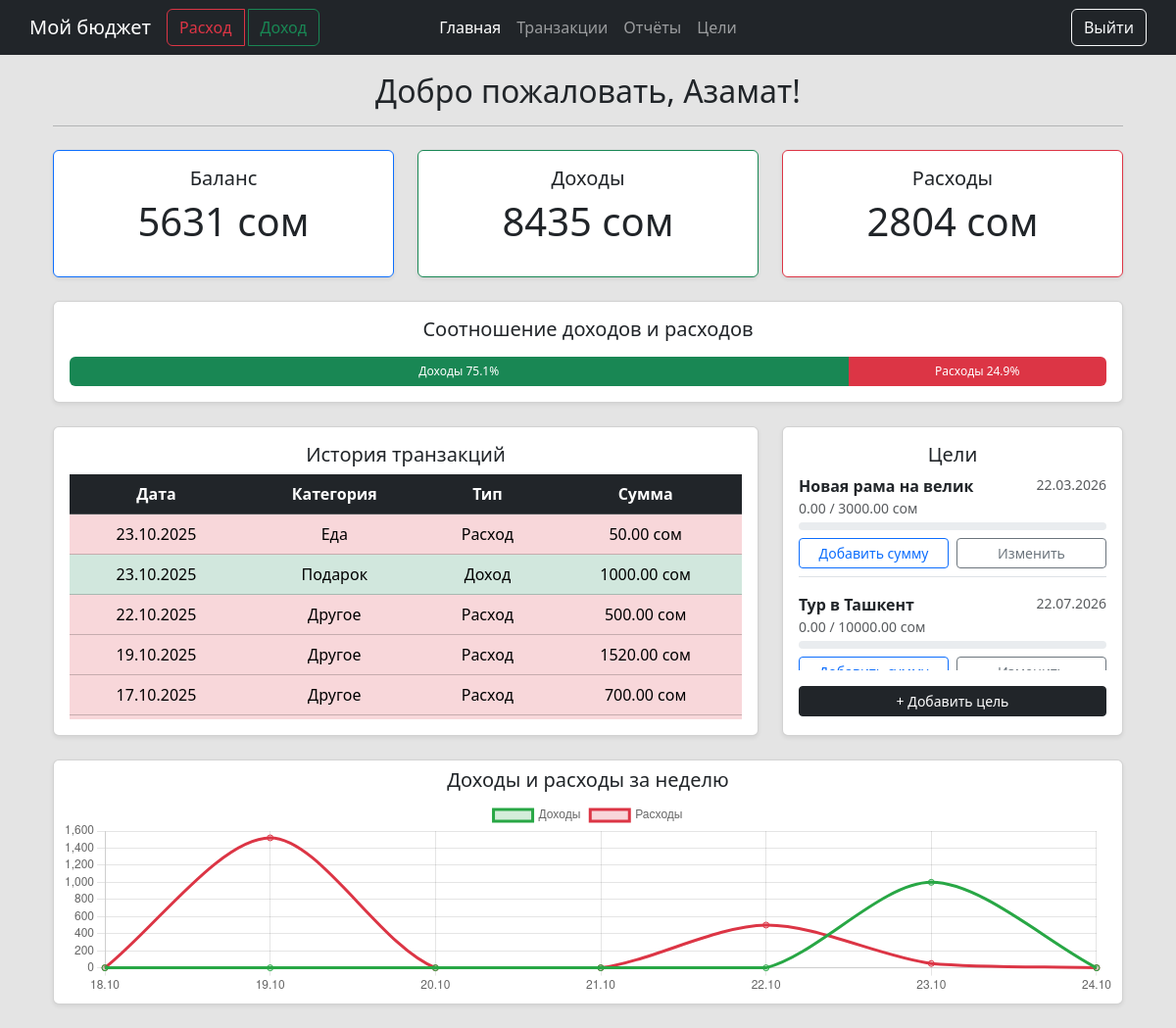
The app's page / (signed in) with its own data.
### main/models.py (models this page shows, shortened)
class Transaction(models.Model):
    user = models.ForeignKey(User, on_delete=models.CASCADE, related_name='transactions')
    category = models.ForeignKey(Category, on_delete=models.SET_NULL, null=True, blank=True)
    amount = models.DecimalField(max_digits=10, decimal_places=2)
    description = models.TextField(blank=True)
    date = models.DateTimeField(default=timezone.now)
    type = models.CharField(max_length=18, choices=TYPE_CHOICES, verbose_name='Тип операции')

class Category(models.Model):
    user = models.ForeignKey(User, on_delete=models.CASCADE, related_name='categories')  # ← добавлено
    TYPE_CHOICES = [
        ('income', 'Доход'),
        ('expense', 'Расход'),
    ]
    name = models.CharField(max_length=50, verbose_name='Название категории')
    type = models.CharField(max_length=10, choices=TYPE_CHOICES, verbose_name='Тип')

class Goal(models.Model):
    user = models.ForeignKey(User, on_delete=models.CASCADE)
    name = models.CharField(max_length=255)
    target_amount = models.DecimalField(max_digits=12, decimal_places=2)
    current_amount = models.DecimalField(max_digits=12, decimal_places=2, default=0)
    deadline = models.DateField()
    created_at = models.DateField(auto_now_add=True)
    @property
    def progress_percent(self):
        if self.target_amount == 0:
            return 0
        return round((self.current_amount / self.target_amount) * 100, 1)

### main/views.py (the view)
# urls.py: path('', views.index, name='index'),
@login_required
def index(request):
    user = request.user
    income = Transaction.objects.filter(user=user, type='income').aggregate(Sum('amount'))['amount__sum'] or 0
    expenses = Transaction.objects.filter(user=user, type='expense').aggregate(Sum('amount'))['amount__sum'] or 0
    balance = income - expenses
    total = income + expenses
    income_percent = round(income / total * 100, 1) if total else 0
    expense_percent = round(expenses / total * 100, 1) if total else 0
    transactions = Transaction.objects.filter(user=user).order_by('-date')[:10]
    goals = Goal.objects.filter(user=user).order_by('deadline')[:5]
    today = date.today()
    week_ago = today - timedelta(days=6)  # последние 7 дней включая сегодня
    last_week_dates = [(week_ago + timedelta(days=i)) for i in range(7)]
    labels = [d.strftime('%d.%m') for d in last_week_dates]
    income_data = []
    expense_data = []
    for d in last_week_dates:
        start_of_day = timezone.make_aware(datetime.combine(d, datetime.min.time()))
        end_of_day = timezone.make_aware(datetime.combine(d, datetime.max.time()))
        day_income = \
        Transaction.objects.filter(user=user, type='income', date__range=(start_of_day, end_of_day)).aggregate(
            Sum('amount'))['amount__sum'] or 0
        day_expense = \
        Transaction.objects.filter(user=user, type='expense', date__range=(start_of_day, end_of_day)).aggregate(
            Sum('amount'))['amount__sum'] or 0
        income_data.append(day_income)
        expense_data.append(day_expense)
    return render(request, 'main/index.html', {
        'balance': balance,
        'income': income,
        'expenses': expenses,
        'income_percent': income_percent,
        'expense_percent': expense_percent,
        'transactions': transactions,
        'goals': goals,
        'week_labels': labels,
        'week_income_data': [float(x) for x in income_data],
        'week_expense_data': [float(x) for x in expense_data],
    })

### main/templates/main/index.html (shortened to what this page needs)
{% extends 'main/base.html' %}
{% block content %}
<div class="container mt-4">
    <h2 class="text-center">Добро пожаловать, {{ request.user.first_name }}!</h2>
    <hr class="mb-4">
    {% if request.user.is_authenticated %}
        <div class="row g-4">
            <div class="col-md-4">
                <a href="{% url 'main:reports' %}" class="text-decoration-none">
                    <div class="card shadow-sm text-center border-primary">
                        <div class="card-body">
                            <h5 class="card-title">Баланс</h5>
                            <p class="display-6">{{ balance }} сом</p>
                        </div>
                    </div>
                </a>
            </div>
            <div class="col-md-4">
                <a href="{% url 'main:transaction_add' 'income' %}" class="text-decoration-none">
                    <div class="card shadow-sm text-center border-success">
                        <div class="card-body">
                            <h5 class="card-title">Доходы</h5>
                            <p class="display-6">{{ income }} сом</p>
                        </div>
                    </div>
                </a>
            </div>
            <div class="col-md-4">
                <a href="{% url 'main:transaction_add' 'expense' %}" class="text-decoration-none">
                    <div class="card shadow-sm text-center border-danger">
                        <div class="card-body">
                            <h5 class="card-title">Расходы</h5>
                            <p class="display-6">{{ expenses }} сом</p>
                        </div>
                    </div>
                </a>
            </div>
            <div class="col-md-12">
                <div class="card shadow-sm">
                    <div class="card-body">
                        <h5 class="card-title text-center mb-3">
                            Соотношение доходов и расходов
                        </h5>
                        {% if income == 0 and expenses == 0 %}
                            <div class="text-center text-muted py-3">
                                Нет данных для отображения
                            </div>
                        {% else %}
                            <div class="progress" style="height: 30px;">
                                <div
                                    class="progress-bar bg-success"
                                    role="progressbar"
                                    style="width: {{ income_percent }}%;"
                                    aria-valuenow="{{ income_percent }}"
                                    aria-valuemin="0"
                                    aria-valuemax="100">
                                    Доходы {{ income_percent }}%
                                </div>
                                <div
                                    class="progress-bar bg-danger"
                                    role="progressbar"
                                    style="width: {{ expense_percent }}%;"
                                    aria-valuenow="{{ expense_percent }}"
                                    aria-valuemin="0"
                                    aria-valuemax="100">
                                    Расходы {{ expense_percent }}%
                                </div>
                            </div>
                        {% endif %}
                    </div>
                </div>
            </div>
            <div class="col-md-8">
                <div class="card shadow-sm">
                    <div class="card-body">
                        <h5 class="card-title text-center">История транзакций</h5>
                        <div style="max-height: 250px; overflow-y: auto;">
                            <table class="table table-hover text-center align-middle">
                                <thead class="table-dark" style="position: sticky; top: 0; z-index: 2;">
                                    <tr>
                                        <th>Дата</th>
                                        <th>Категория</th>
                                        <th>Тип</th>
                                        <th>Сумма</th>
                                    </tr>
                                </thead>
                                <tbody>
                                    {% for transaction in transactions %}
                                        <tr class="{% if transaction.type == 'income' %}table-success{% else %}table-danger{% endif %}">
                                            <td>{{ transaction.date|date:"d.m.Y" }}</td>
                                            <td>{{ transaction.category.name }}</td>
                                            <td>
                                                {% if transaction.type == 'income' %}
                                                    Доход
                                                {% else %}
                                                    Расход
                                                {% endif %}
                                            </td>
                                            <td>{{ transaction.amount }} сом</td>
                                        </tr>
                                    {% empty %}
                                        <tr>
                                            <td colspan="4" class="text-muted">Нет транзакций</td>
                                        </tr>
                                    {% endfor %}
                                </tbody>
                            </table>
                        </div>
                    </div>
                </div>
            </div>
            <div class="col-md-4">
                <div class="card shadow-sm h-100">
                    <div class="card-body">
                        <h5 class="card-title text-center">Цели</h5>
                        <div style="max-height: 200px; overflow-y: auto;">
                            {% for goal in goals %}
                            <div class="border-bottom pb-2 mb-3">
                                <div class="d-flex justify-content-between">
                                    <strong>{{ goal.name }}</strong>
                                    <small class="text-muted">{{ goal.deadline|date:"d.m.Y" }}</small>
                                </div>
                                <p class="mb-1 text-muted small">
                                    {{ goal.current_amount }} / {{ goal.target_amount }} сом
                                </p>
                                <div class="progress" style="height: 8px;">
                                </div>
                                <div class="d-flex justify-content-between mt-2">
                                    <a href="{% url 'main:add_to_goal' goal.id %}" class="btn btn-sm btn-outline-primary w-50 me-1">Добавить сумму</a>
                                    <a href="{% url 'main:goal_edit' goal.id %}" class="btn btn-sm btn-outline-secondary w-50 ms-1">Изменить</a>
                                </div>
                            </div>
                            {% empty %}
                            <p class="text-muted text-center">Нет активных целей</p>
                            {% endfor %}
                        </div>
                        <div class="text-center mt-3">
                            <a href="{% url 'main:goal_add' %}" class="btn btn-sm btn-dark w-100">+ Добавить цель</a>
                        </div>
                    </div>
                </div>
            </div>
            <div class="col-12 mt-4 mb-4">
                <a href="{% url 'main:reports' %}" class="text-decoration-none">
                    <div class="card shadow-sm">
                        <div class="card-body p-2">
                            <h5 class="card-title text-center mb-2">Доходы и расходы за неделю</h5>
                            <div style="height:200px;">
                                <canvas id="miniWeekChart"></canvas>
                            </div>
                        </div>
                    </div>
                </a>
            </div>
        </div>
    {% else %}
        <p>Вы не вошли в систему.</p>
        <a href="{% url 'main:login' %}" class="btn btn-dark">Войти</a>
    {% endif %}
</div>
<script>
const ctxMini = document.getElementById('miniWeekChart').getContext('2d');
new Chart(ctxMini, {
    type: 'line',
    data: {
        labels: {{ week_labels|safe }},
        datasets: [
            {
                label: 'Доходы',
                data: {{ week_income_data|safe }},
                borderColor: 'rgba(40, 167, 69, 1)',
                backgroundColor: 'rgba(40, 167, 69, 0.2)',
                tension: 0.3
            },
            {
                label: 'Расходы',
                data: {{ week_expense_data|safe }},
                borderColor: 'rgba(220, 53, 69, 1)',
                backgroundColor: 'rgba(220, 53, 69, 0.2)',
                tension: 0.3
            }
        ]
    },
    options: {
        responsive: true,
        maintainAspectRatio: false,
        plugins: { legend: { position: 'top' } },
        scales: { y: { beginAtZero: true }, x: { ticks: { maxRotation: 0, minRotation: 0 } } }
    }
});
</script>
{% endblock %}

### main/static/main/css/main.css (style rules this page uses)
body { background-color: rgb(228, 228, 228); }

### records on screen
Transaction: type "Расход"
Transaction: type "Доход"
Transaction: type "Расход"
Transaction: type "Расход"
Transaction: type "Расход"
Goal: name "Новая рама на велик", deadline "22.03.2026", current_amount "0.00", target_amount "3000.00"
Goal: name "Тур в Ташкент", deadline "22.07.2026", current_amount "0.00", target_amount "10000.00"

### other values on screen
{{ request.user.first_name }} "Азамат"
{{ balance }} "5631"
{{ income }} "8435"
{{ expenses }} "2804"
{{ income_percent }} "75.1"
{{ expense_percent }} "24.9"
chart data {{ week_labels|safe }} ['18.10', '19.10', '20.10', '21.10', '22.10', '23.10', '24.10']
chart data {{ week_income_data|safe }} [0.0, 0.0, 0.0, 0.0, 0.0, 1000.0, 0.0]
chart data {{ week_expense_data|safe }} [0.0, 1520.0, 0.0, 0.0, 500.0, 50.0, 0.0]
